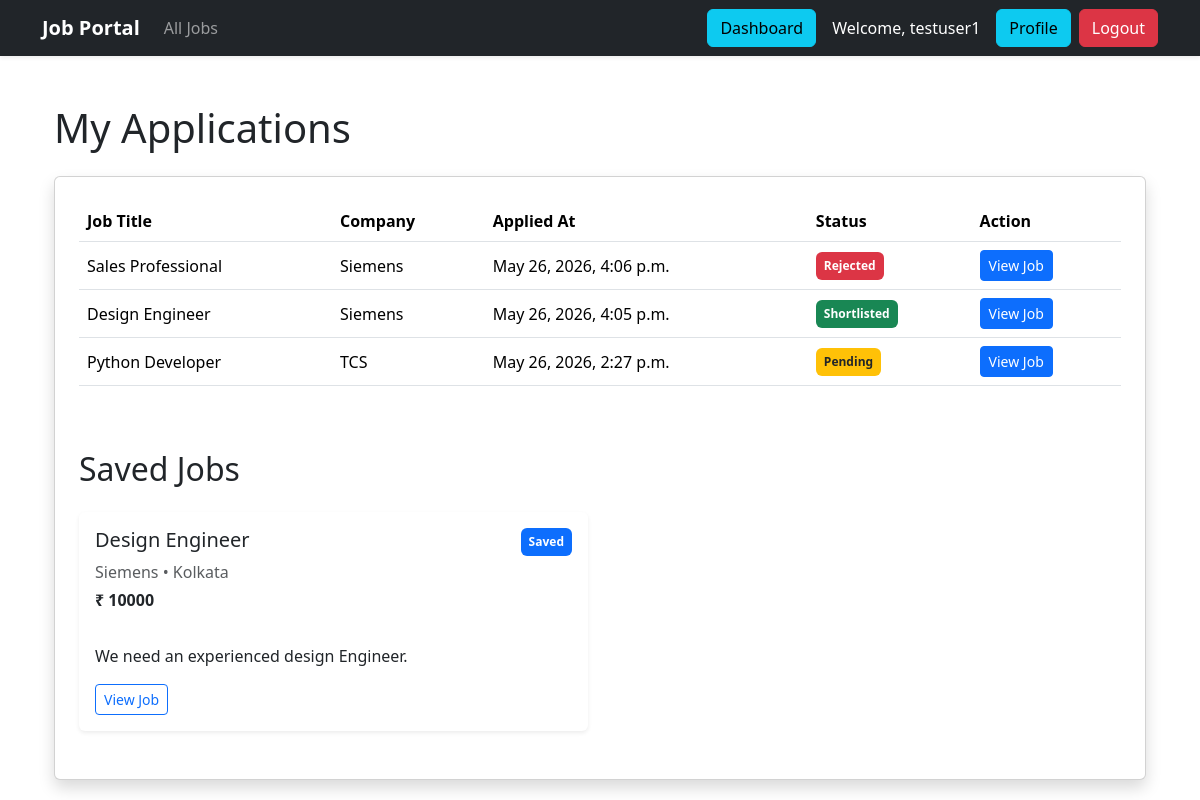
Page /accounts/dashboard/ (signed in) on the committed database.
### jobs/models.py (models this page shows, shortened)
class Application(models.Model):
    status_choices = (
        ("pending", "Pending"),
        ("shortlisted", "Shortlisted"),
        ("rejected", "Rejected"),
    )
    user = models.ForeignKey(User, on_delete=models.CASCADE)
    job = models.ForeignKey(Job, on_delete=models.CASCADE)
    cover_letter = models.TextField()
    applied_at = models.DateTimeField(auto_now_add=True)
    status = models.CharField(max_length=20, choices=status_choices, default="pending")

class Job(models.Model):
    posted_by = models.ForeignKey(
        User, on_delete=models.CASCADE, related_name="posted_jobs", null=True
    )
    title = models.CharField(max_length=200)
    company_name = models.CharField(max_length=200)
    location = models.CharField(max_length=200)
    salary = models.CharField(max_length=100)
    description = models.TextField()
    saved_by = models.ManyToManyField(User, related_name="saved_jobs", blank=True)
    created_at = models.DateTimeField(auto_now_add=True)

### accounts/views.py (the view, shortened to what this page needs)
# urls.py: path("dashboard/", views.dashboard, name="dashboard"),
@login_required
def dashboard(request):
    applications = Application.objects.filter(user=request.user).order_by("-applied_at")
    saved_jobs = request.user.saved_jobs.all()
    return render(
        request,
        "accounts/dashboard.html",
        {
            "applications": applications,
            "saved_jobs": saved_jobs,
        },
    )

### accounts/templates/accounts/dashboard.html
{% extends "base.html" %}
{% block content %}
<div class="container mt-5">
    <h1 class="mb-4">
        My Applications
    </h1>
    <div class="card shadow p-4">
        <table class="table table-hover align-middle">
            <thead>
                <tr>
                    <th>Job Title</th>
                    <th>Company</th>
                    <th>Applied At</th>
                    <th>Status</th>
                    <th>Action</th>
                </tr>
            </thead>
            <tbody>
                {% for application in applications %}
                    <tr>
                        <td>
                            {{ application.job.title }}
                        </td>
                        <td>
                            {{ application.job.company_name }}
                        </td>
                        <td>
                            {{ application.applied_at }}
                        </td>
                        <td>
                            {% if application.status == 'pending' %}
                                <span class="badge bg-warning text-dark p-2">
                                    Pending
                                </span>
                            {% elif application.status == 'shortlisted' %}
                                <span class="badge bg-success p-2">
                                    Shortlisted
                                </span>
                            {% elif application.status == 'rejected' %}
                                <span class="badge bg-danger p-2">
                                    Rejected
                                </span>
                            {% endif %}
                        </td>
                        <td>
                            <a
                                href="{% url 'job_detail' pk=application.job.id %}"
                                class="btn btn-primary btn-sm">
                                View Job
                            </a>
                        </td>
                    </tr>
                {% empty %}
                    <tr>
                        <td colspan="5">
                            No applications found.
                        </td>
                    </tr>
                {% endfor %}
            </tbody>
        </table>
<div class="mt-5">
    <h2 class="mb-4">
        Saved Jobs
    </h2>
    <div class="row">
        {% for job in saved_jobs %}
            <div class="col-md-6 mb-4">
                <div class="card shadow-sm border-0 h-100">
                    <div class="card-body">
                        <div class="d-flex justify-content-between align-items-start">
                            <div>
                                <h5 class="mb-2">
                                    {{ job.title }}
                                </h5>
                                <p class="text-muted mb-1">
                                    {{ job.company_name }}
                                    •
                                    {{ job.location }}
                                </p>
                                <p class="fw-bold">
                                    ₹ {{ job.salary }}
                                </p>
                            </div>
                            <span class="badge bg-primary p-2">
                                Saved
                            </span>
                        </div>
                        <p class="mt-3">
                            {{ job.description|truncatewords:20 }}
                        </p>
                        <a
                            href="{% url 'job_detail' pk=job.id %}"
                            class="btn btn-outline-primary btn-sm">
                            View Job
                        </a>
                    </div>
                </div>
            </div>
        {% empty %}
            <p>
                No saved jobs yet.
            </p>
        {% endfor %}
    </div>
</div>
    </div>
</div>
{% endblock %}

### templates/base.html (shortened to what this page needs)
{% load static %}
<!DOCTYPE html>
<html lang="en">
<head>
    <link
      href="https://cdn.jsdelivr.net/npm/bootstrap@5.3.7/dist/css/bootstrap.min.css"
      rel="stylesheet"
    >
</head>
<body>
<nav class="navbar navbar-expand-lg navbar-dark bg-dark shadow-sm">
    <div class="container">
        <a class="navbar-brand fw-bold" href="/">
            Job Portal
        </a>
        <div class="collapse navbar-collapse" id="navbarNav">
            <ul class="navbar-nav">
                <li class="nav-item">
                    <a
                        class="nav-link"
                        href="{% url 'job_list' %}">
                        All Jobs
                    </a>
                </li>
            </ul>
            <div class="ms-auto d-flex align-items-center">
                {% if user.is_authenticated %}
                    {% if user.profile.role == 'recruiter' %}
                        <a
                            href="{% url 'dashboard' %}"
                            class="btn btn-primary me-2">
                            Dashboard
                        </a>
                        <a
                            href="{% url 'recruiter_jobs' %}"
                            class="btn btn-dark me-2">
                            My Jobs
                        </a>
                        <a
                            href="{% url 'create_job' %}"
                            class="btn btn-warning me-4">
                            Post Job
                        </a>
                    {% else %}
                        <a
                            href="{% url 'dashboard' %}"
                            class="btn btn-info me-3">
                            Dashboard
                        </a>
                    {% endif %}
                    <span class="text-white me-3">
                        Welcome, {{ user.username }}
                    </span>
                    <a
                        href="{% url 'profile' %}"
                        class="btn btn-info me-2">
                        Profile
                    </a>
                    <a
                        href="{% url 'logout' %}"
                        class="btn btn-danger">
                        Logout
                    </a>
                {% endif %}
            </div>
        </div>
    </div>
</nav>
    <div class="container mt-4">
        {% block content %}
        {% endblock %}
    </div>
</body>
</html>

### rows in the picture
Application: job "Sales Professional", job.company_name "Siemens", applied_at "May 26, 2026, 4:06 p.m.", status "Rejected"
Application: job "Design Engineer", job.company_name "Siemens", applied_at "May 26, 2026, 4:05 p.m.", status "Shortlisted"
Application: job "Python Developer", job.company_name "TCS", applied_at "May 26, 2026, 2:27 p.m.", status "Pending"
Job: title "Design Engineer", company_name "Siemens", location "Kolkata", salary "10000", description "We need an experienced design Engineer."

### other values in the picture
{{ user.username }} "testuser1"
